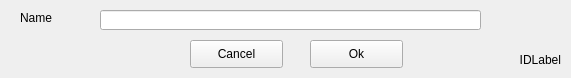
<?xml version="1.0" encoding="UTF-8"?>
<ui version="4.0">
 <class>NodeForm</class>
 <widget class="QWidget" name="NodeForm">
  <property name="windowModality">
   <enum>Qt::ApplicationModal</enum>
  </property>
  <property name="geometry">
   <rect>
    <x>0</x>
    <y>0</y>
    <width>571</width>
    <height>78</height>
   </rect>
  </property>
  <property name="sizePolicy">
   <sizepolicy hsizetype="Fixed" vsizetype="Fixed">
    <horstretch>0</horstretch>
    <verstretch>0</verstretch>
   </sizepolicy>
  </property>
  <property name="windowTitle">
   <string>Node Data</string>
  </property>
  <widget class="QLineEdit" name="nameEdit">
   <property name="geometry">
    <rect>
     <x>100</x>
     <y>10</y>
     <width>381</width>
     <height>20</height>
    </rect>
   </property>
   <property name="sizePolicy">
    <sizepolicy hsizetype="Fixed" vsizetype="Fixed">
     <horstretch>0</horstretch>
     <verstretch>0</verstretch>
    </sizepolicy>
   </property>
  </widget>
  <widget class="QLabel" name="label">
   <property name="geometry">
    <rect>
     <x>20</x>
     <y>10</y>
     <width>51</width>
     <height>16</height>
    </rect>
   </property>
   <property name="sizePolicy">
    <sizepolicy hsizetype="Fixed" vsizetype="Fixed">
     <horstretch>0</horstretch>
     <verstretch>0</verstretch>
    </sizepolicy>
   </property>
   <property name="text">
    <string>Name</string>
   </property>
  </widget>
  <widget class="QLabel" name="idLabel">
   <property name="geometry">
    <rect>
     <x>520</x>
     <y>50</y>
     <width>41</width>
     <height>20</height>
    </rect>
   </property>
   <property name="text">
    <string>IDLabel</string>
   </property>
   <property name="alignment">
    <set>Qt::AlignRight|Qt::AlignTrailing|Qt::AlignVCenter</set>
   </property>
  </widget>
  <widget class="QPushButton" name="okButton">
   <property name="geometry">
    <rect>
     <x>310</x>
     <y>40</y>
     <width>93</width>
     <height>28</height>
    </rect>
   </property>
   <property name="sizePolicy">
    <sizepolicy hsizetype="Fixed" vsizetype="Fixed">
     <horstretch>0</horstretch>
     <verstretch>0</verstretch>
    </sizepolicy>
   </property>
   <property name="text">
    <string>Ok</string>
   </property>
  </widget>
  <widget class="QPushButton" name="cancelButton">
   <property name="geometry">
    <rect>
     <x>190</x>
     <y>40</y>
     <width>93</width>
     <height>28</height>
    </rect>
   </property>
   <property name="sizePolicy">
    <sizepolicy hsizetype="Fixed" vsizetype="Fixed">
     <horstretch>0</horstretch>
     <verstretch>0</verstretch>
    </sizepolicy>
   </property>
   <property name="text">
    <string>Cancel</string>
   </property>
  </widget>
 </widget>
 <resources/>
 <connections/>
</ui>
